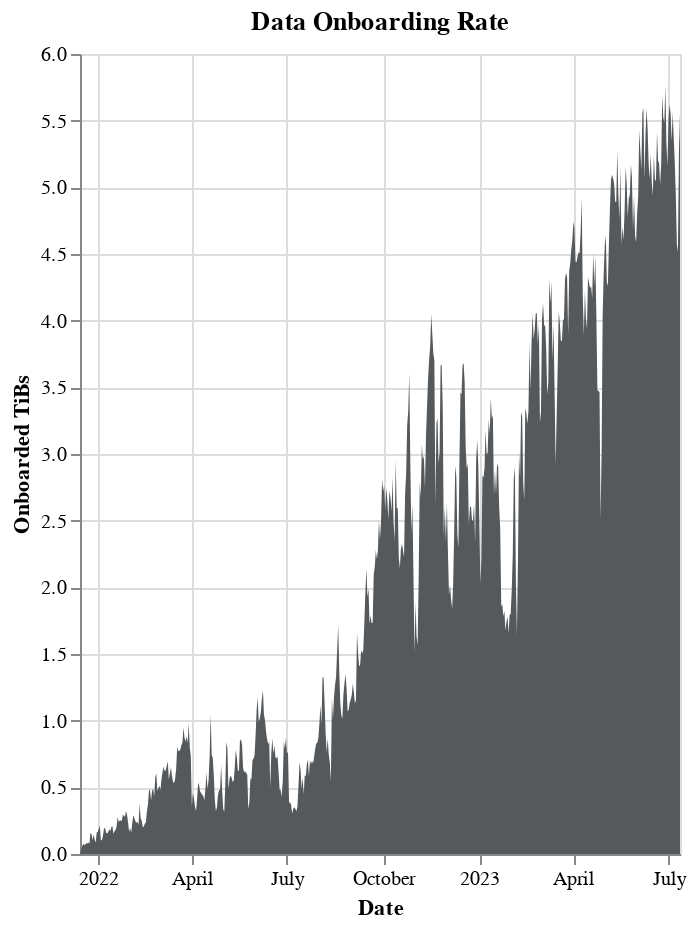

Notebook code for this chart:
### Code cell
# Altair chart of daily data on chain

c = (
    alt.Chart(df)
    .mark_area()
    .encode(
        x=alt.X("date:T", title="Date"),
        y=alt.Y("onboarded_tibs:Q", title="Onboarded TiBs"),
        color=alt.value("#55595c"),
        tooltip=["date:T", "onboarded_tibs:Q"],
    )
    .properties(
        width="container",
        height=400,
        title="Data Onboarding Rate",
    )
)

# Make it zoomable and lock the y axis
c = c.interactive(bind_y=False)

c.display()

### Figure 1 — Vega-Lite specification as saved in the notebook (floating-point values rounded to 4 significant figures; data arrays with more than 128 entries replaced by an {"elided": "..."} marker saying what was removed)
{"config": {"view": {"continuousWidth": 300, "continuousHeight": 300}}, "data": {"name": "data-2737053ee13ff854d4e6c7679e906a41"}, "mark": {"type": "area"}, "encoding": {"color": {"value": "#55595c"}, "tooltip": [{"field": "date", "type": "temporal"}, {"field": "onboarded_tibs", "type": "quantitative"}], "x": {"field": "date", "title": "Date", "type": "temporal"}, "y": {"field": "onboarded_tibs", "title": "Onboarded TiBs", "type": "quantitative"}}, "height": 400, "params": [{"name": "param_22", "select": {"type": "interval", "encodings": ["x"]}, "bind": "scales"}], "title": "Data Onboarding Rate", "width": "container", "$schema": "https://vega.github.io/schema/vega-lite/v5.8.0.json", "datasets": {"data-2737053ee13ff854d4e6c7679e906a41": {"elided": "575 records"}}}
